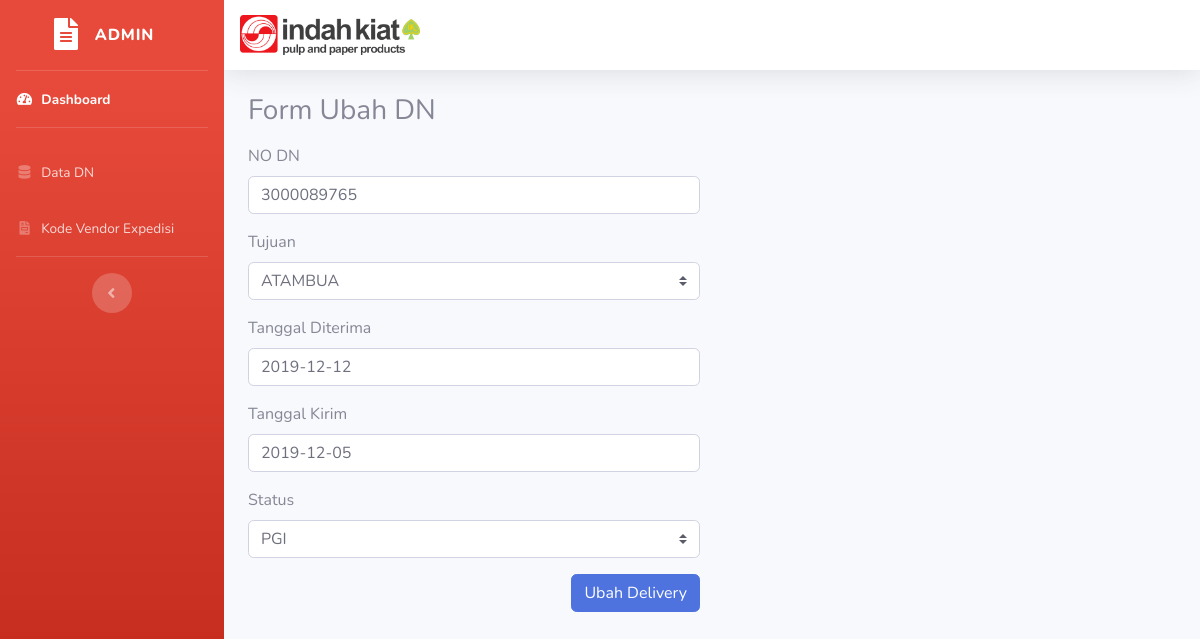
The page /delivery/ubah/1 on the database its author committed.
### tables this page shows
CREATE TABLE `tb_delivery` (
  `id` int(255) NOT NULL AUTO_INCREMENT,
  `no_dn` decimal(10,0) DEFAULT NULL,
  `tujuan` varchar(100) DEFAULT NULL,
  `tgl_diterima` date DEFAULT NULL,
  `tgl_kirim` date DEFAULT NULL,
  `status` varchar(100) DEFAULT NULL,
  PRIMARY KEY (`id`)
);

### application/controllers/Delivery.php (called while the page is built, shortened)
<?php
class Delivery extends CI_Controller
{
    public function ubah($id)
    {
        $data['judul'] = 'Ubah Data';
        $data['delivery'] = $this->Delivery_model->getDnById($id);
        $data['tujuan'] = [
            'ATAMBUA', 'BSK AMBON', 'BSK MALANG', 'BSK PROBOLINGGO', 'BSK BANYUWANGI', 'BSK TERNATE', 'BSK RUTENG',
            'BSK JEMBER', 'BUANAMAS SURABAYA', 'BUANAMAS MADIUN', 'BUANAMAS KEDIRI', 'BUANAMAS DENPASAR', 'BUANAMAS SINGARAJA',
            'SSIS SBY', 'SSIS MADURA', 'SSIS SIDOARJO', 'SMP MAKASAR', 'SMP KENDARI', 'SAPS BONE',
            'SAPS PALOPO', 'SAPS PARE-PARE', 'MIP MANADO', 'KURNIABARU PALU', 'SIP MATARAM', 'SBC BANJARMASIN', 'SBC PALNGKARYA',
            'STP SAMARINDA', 'STP TARAKAN', 'SENTRALIO BALIKPAPAN',  'TIMIKA', 'BUANAMAS WAINGAPU',
            'LARANTUKA', 'LABUAN BOJO', 'BIAK', 'DOBO', 'FAK FAK', 'KAIMANA', 'MAUMERE',
            'MANOKWARI', 'SOE', 'SORONG', 'TUAL', 'NABIRE'
        ];
        $data['status'] = [
            'MENUNGGU MUATAN', 'PGI', 'TERKIRIM BELUM PGI', 'STOCK KOSONG', 'STAGING'
        ];
        $this->form_validation->set_rules('no_dn', 'NO DN', 'required|numeric|max_length[10]|min_length[10]');
        if ($this->form_validation->run() == false) {
            $this->load->view('templates/header', $data);
            $this->load->view('templates/sidebar');
            $this->load->view('delivery/ubah', $data);
            $this->load->view('templates/footer');
        } else {
            $this->Delivery_model->ubahDelivery();
            $this->session->set_flashdata('flash', 'Diubah');
            redirect('delivery');
        }
    }
}

### index.php (called while the page is built, shortened)
<?php
require_once BASEPATH.'core/CodeIgniter.php';

### application/models/Delivery_model.php (called while the page is built, shortened)
<?php
class Delivery_model extends CI_Model
{
    public function getDnById($id)
    {
        return $this->db->get_where('tb_delivery', ['id' => $id])->row_array();
    }
}

### application/views/delivery/ubah.php (the view, shortened to what this page needs)
<div class="container">
    <div class="row mt-4">
        <div class="col-md-6">
            <h3>Form Ubah DN</h3>
            <form action="" method="post" class="mt-3">
                <div class=" form-group">
                    <label for="no_dn">NO DN </label>
                    <input type="text" class="form-control" name="no_dn" autocomplete="off" value="<?= $delivery['no_dn']; ?>">
                </div>
                <div class="form-group">
                    <label for="tujuan">Tujuan</label>
                    <select class="custom-select" id="tujuan" name="tujuan" value="<?= $delivery['tujuan']; ?>">
                        <?php foreach ($tujuan as $j) : ?>
                            <?php if ($j == $delivery['tujuan']) : ?>
                                <option value="<?= $j; ?>" selected> <?= $j; ?> </option>
                            <?php else : ?>
                                <option value="<?= $j; ?>"> <?= $j; ?> </option>
                            <?php endif; ?>
                        <?php endforeach; ?>
                    </select>
                </div>
                <div class="form-group">
                    <label for="tgl_diterima">Tanggal Diterima </label>
                    <input type="text" class="form-control tanggal" id="tgl_diterima" name="tgl_diterima" value="<?= $delivery['tgl_diterima']; ?>">
                </div>
                <div class="form-group">
                    <label for="tgl_kirim">Tanggal Kirim </label>
                    <input type="text" class="form-control tanggal" id="tgl_kirim" name="tgl_kirim" value="<?= $delivery['tgl_kirim']; ?>">
                </div>
                <div class="form-group">
                    <label for="status">Status</label>
                    <select class="custom-select" id="status" name="status">
                        <?php foreach ($status as $j) : ?>
                            <?php if ($j == $delivery['status']) : ?>
                                <option value="<?= $j; ?>" selected> <?= $j; ?> </option>
                            <?php else : ?>
                                <option value="<?= $j; ?>"> <?= $j; ?> </option>
                            <?php endif; ?>
                        <?php endforeach; ?>
                    </select>
                </div>
                <button type="submit" name="ubah" class="btn btn-primary float-right">Ubah Delivery</button>
            </form>
        </div>
    </div>
</div>

### rows shown on the page
tb_delivery: no_dn "3000089765", tujuan "ATAMBUA", tgl_diterima "2019-12-12", tgl_kirim "2019-12-05", status "PGI"
